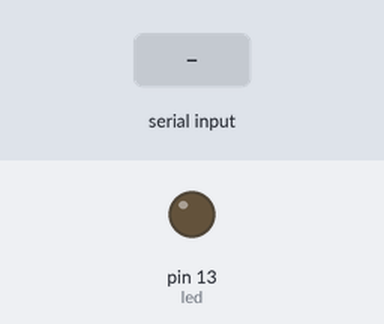
This sketch was run on a simulated Arduino Uno, built with avr-gcc and run on an emulated ATmega328P. Parts: output pins drawn as LEDs (lit = HIGH). Dashed ring = blinking. Inputs (shaded band) come from the test bench.

Above: at 1.2 s.
1.3 s: "a" received over Serial
At 1.75 s:
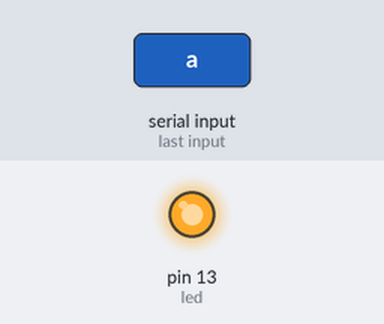
3.4 s: "o" received over Serial
At 3.55 s:
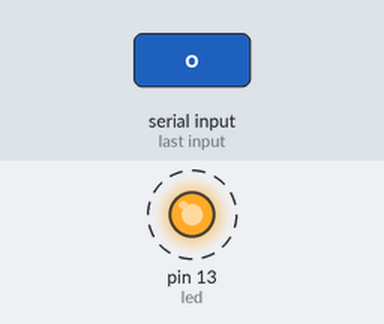
Timing chart, 0 to 6.6 s (numbered marks = the images above; inputs shaded):
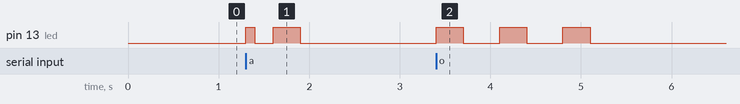

The sketch:

Morse_delay.ino
```cpp
const long pausa_curta = 100;
const long pausa_longa = 300;
const int intervalo_char = 500;

void pisca_curto(int led){
  digitalWrite(led, HIGH);
  delay(pausa_curta);
  digitalWrite(led, LOW);
  delay(pausa_curta);
}
void pisca_longo(int led){
  digitalWrite(led, HIGH);
  delay(pausa_longa);
  digitalWrite(led, LOW);
  delay(pausa_longa);
}


const int led = 13;
char vogal = ' ';

void setup() {
  // put your setup code here, to run once:
  pinMode(led, OUTPUT);
  Serial.begin(9600);
}

void loop() {
  if(Serial.available()){
    vogal = Serial.read();

    if(vogal == 'a'){
      pisca_curto(led);
      delay(pausa_curta);
      pisca_longo(led);
      delay(intervalo_char);
    }else if(vogal == 'e'){
      pisca_curto(led);
      delay(intervalo_char);
    }else if(vogal == 'i'){
      pisca_curto(led);
      delay(pausa_curta);
      pisca_curto(led);
      delay(intervalo_char);
    }else if(vogal == 'o'){
      pisca_longo(led);
      delay(pausa_curta);
      pisca_longo(led);
      delay(pausa_curta);
      pisca_longo(led);
      delay(intervalo_char);
    }else if(vogal == 'u'){
      pisca_curto(led);
      delay(pausa_curta);
      pisca_curto(led);
      delay(pausa_curta);
      pisca_longo(led);
      delay(intervalo_char);
    }
  }else{
    vogal == '_';
  }


}
```

Measured:
- after the input at 1.3 s, pin 13 (led): LOW → HIGH at once, → LOW 0.10 s later, → HIGH 0.20 s later, → LOW 0.30 s later
- after the input at 3.4 s, pin 13 (led): alternates HIGH for 0.30 s and LOW for 0.40 s, 6 changes in all, then stays LOW, starting at once
